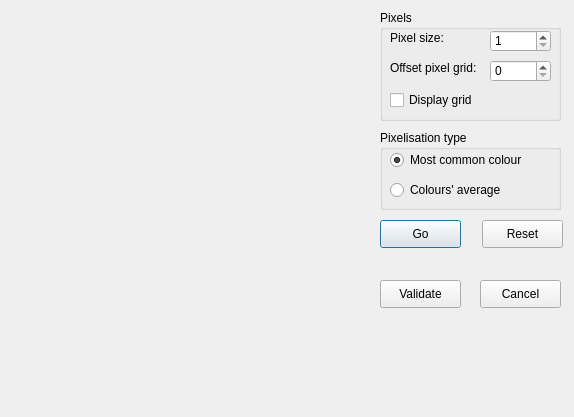
<?xml version="1.0" encoding="UTF-8"?>
<ui version="4.0">
 <class>Dialog</class>
 <widget class="QDialog" name="Dialog">
  <property name="geometry">
   <rect>
    <x>0</x>
    <y>0</y>
    <width>574</width>
    <height>417</height>
   </rect>
  </property>
  <property name="windowTitle">
   <string>Dialog</string>
  </property>
  <widget class="QLabel" name="label_img">
   <property name="geometry">
    <rect>
     <x>10</x>
     <y>10</y>
     <width>361</width>
     <height>361</height>
    </rect>
   </property>
   <property name="text">
    <string/>
   </property>
  </widget>
  <widget class="QPushButton" name="pushButton_go">
   <property name="geometry">
    <rect>
     <x>380</x>
     <y>220</y>
     <width>81</width>
     <height>28</height>
    </rect>
   </property>
   <property name="text">
    <string>Go</string>
   </property>
  </widget>
  <widget class="QPushButton" name="pushButton_validate">
   <property name="geometry">
    <rect>
     <x>380</x>
     <y>280</y>
     <width>81</width>
     <height>28</height>
    </rect>
   </property>
   <property name="text">
    <string>Validate</string>
   </property>
  </widget>
  <widget class="QPushButton" name="pushButton_cancel">
   <property name="geometry">
    <rect>
     <x>480</x>
     <y>280</y>
     <width>81</width>
     <height>28</height>
    </rect>
   </property>
   <property name="text">
    <string>Cancel</string>
   </property>
  </widget>
  <widget class="QPushButton" name="pushButton_reset">
   <property name="geometry">
    <rect>
     <x>482</x>
     <y>220</y>
     <width>81</width>
     <height>28</height>
    </rect>
   </property>
   <property name="text">
    <string>Reset</string>
   </property>
  </widget>
  <widget class="QGroupBox" name="groupBox_pixelisation_type">
   <property name="geometry">
    <rect>
     <x>380</x>
     <y>130</y>
     <width>181</width>
     <height>80</height>
    </rect>
   </property>
   <property name="title">
    <string>Pixelisation type</string>
   </property>
   <widget class="QRadioButton" name="radioButton_common_colour">
    <property name="geometry">
     <rect>
      <x>10</x>
      <y>20</y>
      <width>151</width>
      <height>20</height>
     </rect>
    </property>
    <property name="text">
     <string>Most common colour</string>
    </property>
    <property name="checked">
     <bool>true</bool>
    </property>
   </widget>
   <widget class="QRadioButton" name="radioButton_colours_average">
    <property name="geometry">
     <rect>
      <x>10</x>
      <y>50</y>
      <width>141</width>
      <height>20</height>
     </rect>
    </property>
    <property name="text">
     <string>Colours' average</string>
    </property>
   </widget>
  </widget>
  <widget class="QGroupBox" name="groupBox_pixels">
   <property name="geometry">
    <rect>
     <x>380</x>
     <y>10</y>
     <width>181</width>
     <height>111</height>
    </rect>
   </property>
   <property name="title">
    <string>Pixels</string>
   </property>
   <widget class="QLabel" name="label_pixel_size">
    <property name="geometry">
     <rect>
      <x>10</x>
      <y>20</y>
      <width>55</width>
      <height>16</height>
     </rect>
    </property>
    <property name="text">
     <string>Pixel size:</string>
    </property>
   </widget>
   <widget class="QSpinBox" name="spinBox_pixel_size">
    <property name="geometry">
     <rect>
      <x>110</x>
      <y>20</y>
      <width>61</width>
      <height>22</height>
     </rect>
    </property>
    <property name="minimum">
     <number>1</number>
    </property>
    <property name="maximum">
     <number>999999</number>
    </property>
   </widget>
   <widget class="QLabel" name="label_offset_pixel_grid">
    <property name="geometry">
     <rect>
      <x>10</x>
      <y>50</y>
      <width>101</width>
      <height>16</height>
     </rect>
    </property>
    <property name="text">
     <string>Offset pixel grid:</string>
    </property>
   </widget>
   <widget class="QSpinBox" name="spinBox_offset_pixel_grid">
    <property name="geometry">
     <rect>
      <x>110</x>
      <y>50</y>
      <width>61</width>
      <height>22</height>
     </rect>
    </property>
   </widget>
   <widget class="QCheckBox" name="checkBox_display_grid">
    <property name="geometry">
     <rect>
      <x>10</x>
      <y>80</y>
      <width>91</width>
      <height>20</height>
     </rect>
    </property>
    <property name="text">
     <string>Display grid</string>
    </property>
   </widget>
  </widget>
 </widget>
 <resources/>
 <connections/>
</ui>
